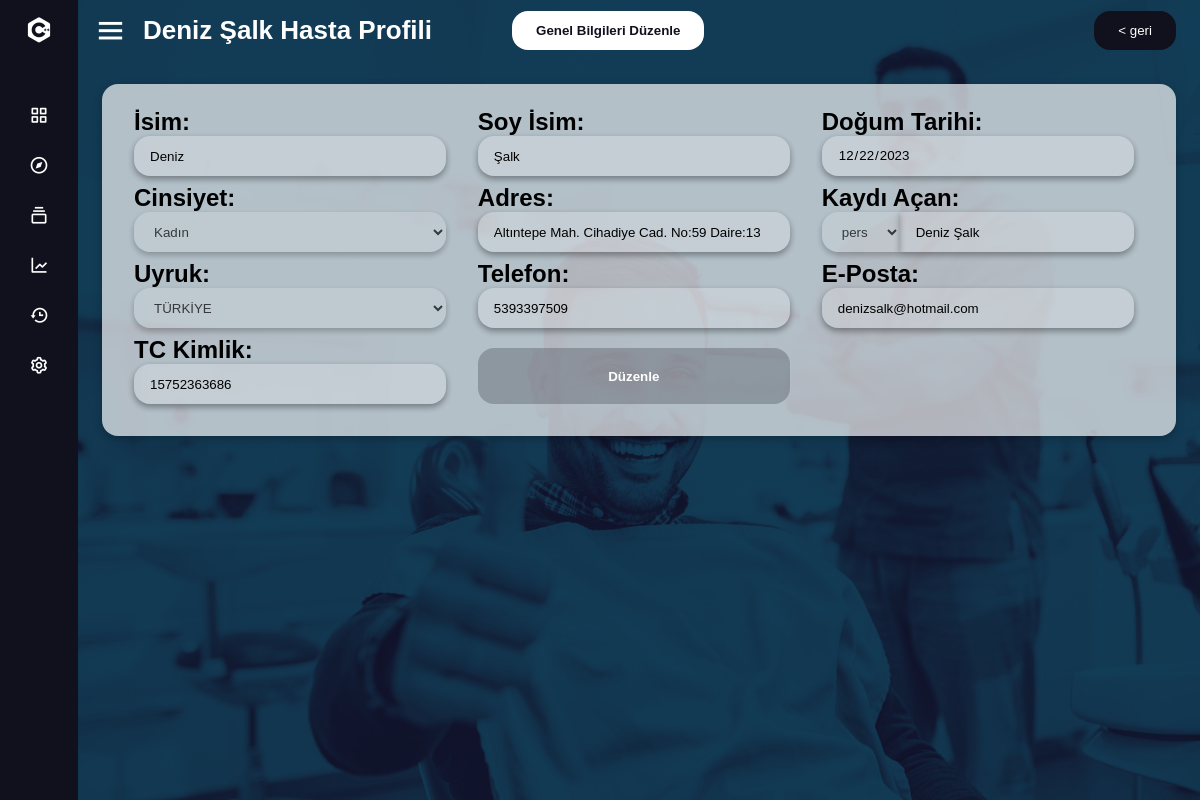
The app's page /record_edit/868b9026-1ef8-47f4-bb32-5ee5f50c02de (signed in) with its own data.
### tables this page shows
CREATE TABLE records_gen (id INTEGER PRIMARY KEY AUTOINCREMENT UNIQUE NOT NULL, name TEXT, surname TEXT, birth_date TEXT, gender TEXT, address TEXT, phone TEXT, email TEXT, tckimlik INTEGER, th_id TEXT, uyruk TEXT, kayit TEXT, kayitname TEXT, date INTEGER);

### main.py (the view)
@app.route('/record_edit/<th_id>', methods=['GET', 'POST'])
def record_edit(th_id):
    if 'user' in session:
        if request.method == 'POST':
            data = request.form
            update_record_gen(th_id, **data)
            return redirect(url_for('record_detail', th_id=th_id))
        record_th_data = execute_query("SELECT * FROM records_th WHERE th_id=?", (th_id,), fetchone=False)
        record = execute_query("SELECT * FROM records_gen WHERE th_id=?", (th_id,), fetchone=True)
        return render_template('record_edit.html', record=record, record_th_data=record_th_data)
    else:
        return render_template('login.html')

### main.py (called while the page is built)
def connect_db():
    return sqlite3.connect('data/master.db')

def execute_query(query, parameters=None, fetchone=False):
    conn = connect_db()
    cursor = conn.cursor()
    cursor.execute(query, parameters) if parameters else cursor.execute(query)
    result = cursor.fetchone() if fetchone else cursor.fetchall()
    conn.commit()
    conn.close()
    return result

### templates/record_edit.html (shortened to what this page needs)
<!DOCTYPE html>
<html lang="en" dir="ltr">
  <head>
    <link href='https://unpkg.com/boxicons@2.0.7/css/boxicons.min.css' rel='stylesheet'>
   </head>
<body>
  <div class="sidebar close">
    <div class="logo-details">
      <i class='bx bxl-c-plus-plus'></i>
    </div>
    <ul class="nav-links">
      <li>
        <a href="/">
          <i class='bx bx-grid-alt' ></i>
        </a>
      </li>
      <li>
        <a href="/randevu">
          <i class='bx bx-compass' ></i>
        </a>
      </li>
      <li>
        <div class="iocn-link">
          <a href="/record_search">
            <i class='bx bx-collection' ></i>
          </a>
        </div>
      </li>
      <li>
        <a href="/hizmetler">
          <i class='bx bx-line-chart' ></i>
        </a>
      </li>
      <li>
        <a href="#">
          <i class='bx bx-history'></i>
        </a>
      </li>
      <li>
        <a href="#">
          <i class='bx bx-cog' ></i>
        </a>
      </li>
      <li>
    <div class="profile-details">
    </div>
  </li>
</ul>
  </div>
  <section class="home-section">
    <div class="home-content">
      <i class='bx bx-menu' ></i>
      <span class="text">{{record[1]}} {{record[2]}} Hasta Profili</span>
      <button class="enableformgen" onclick="enableInputs()">Genel Bilgileri Düzenle</button>
      <span class="backbutton"><button onclick="goBack()">&lt; geri</button></span>
    </div>
    <div class="form_wrapper">
      <form id="genelform" action="{{ url_for('record_edit', th_id=record[0]) }}" method="POST">
        <div class="item_f">
          <label for="name">İsim:</label>
          <input disabled type="text" name="name" value="{{record[1]}}"required >
        </div>
        <div class="item_f">
          <label for="surname">Soy İsim:</label>
          <input disabled type="text" name="surname" value="{{record[2]}}"required>
        </div>
        <div class="item_f">
          <label for="birth_date">Doğum Tarihi:</label>
          <input disabled type="date" name="birth_date" value="{{record[3]}}"required>
        </div>
        <div class="item_f">
          <label for="gender">Cinsiyet:</label>
          <select disabled name="gender" required>
            <option value="kadin" {% if record[4] == 'Female' %}selected{% endif %}>Kadın</option>
          </select>
        </div>
        <div class="item_f">
          <label for="address">Adres:</label>
          <input disabled type="text" name="address" value="{{record[5]}}" required>
        </div>
        <div class="item_f item_f_kayıt">
          <label for="kayıt">Kaydı Açan:</label>
          <div class="kayitbox">
            <select disabled class="kayıt" value="{{record[11]}}" name="kayit">
              <option value="erkek" {% if record[6] == 'personel' %}selected{% endif %}>personel</option>
            </select>
            <input disabled class="kayıttext" value="{{record[12]}}" name="kayitname" type="text">
          </div>
        </div>
        <div class="item_f">
          <label for="uyruk">Uyruk:</label>
          <select disabled name="uyruk">
            <option {% if record[10] == 'TR' %}selected{% endif %} value="TR">TÜRKİYE</option>
          </select>
        </div>
        <div class="item_f">
          <label for="phone">Telefon:</label>
          <input disabled type="tel" name="phone" value="{{record[6]}}" required>
        </div>
        <div class="item_f">
          <label for="email">E-Posta:</label>
          <input disabled type="email" name="email" value="{{record[7]}}" required>
        </div>
        <div class="item_f">
          <label for="tckimlik">TC Kimlik:</label>
          <input disabled type="text" name="tckimlik" value="{{record[8]}}" required>
        </div>
        <div class="item_f itemf_button">
        <input disabled type="submit" value="Düzenle">
      </div>
      </form>
    </div>
  </section>
</body>
</html>

### records on screen
records_gen: name "Deniz", surname "Şalk", birth_date "12/22/2023", gender "Kadın", address "Altıntepe Mah. Cihadiye Cad. No:59 Daire:13", kayit "personel", kayitname "Deniz Şalk", uyruk "TÜRKİYE", phone "5393397509", email "denizsalk@hotmail.com", tckimlik "15752363686"
